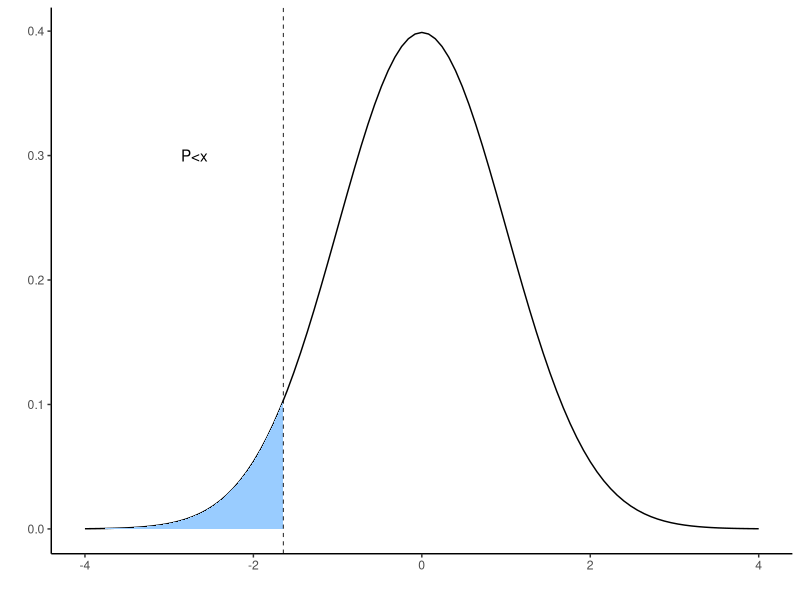
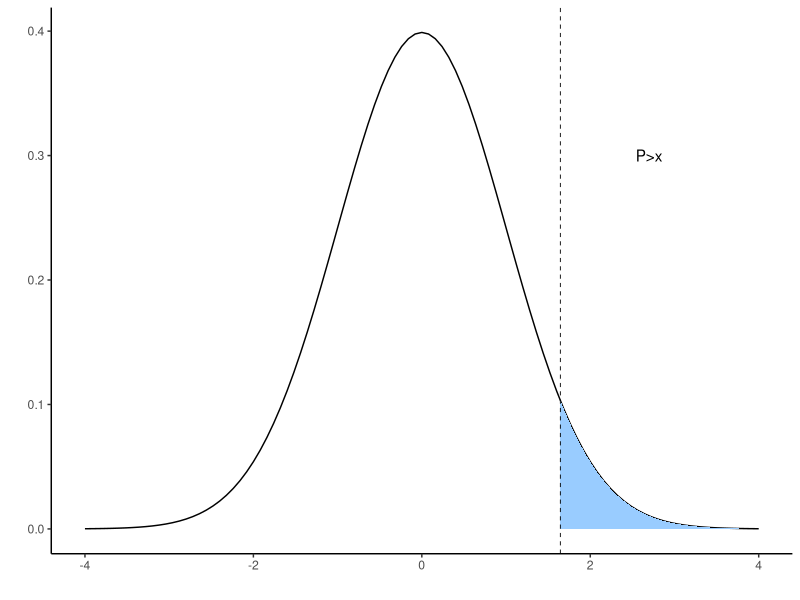
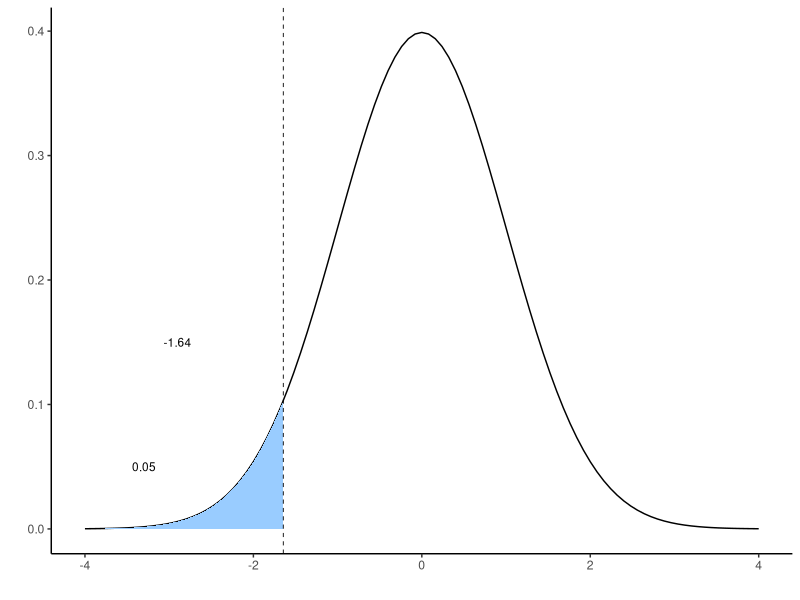
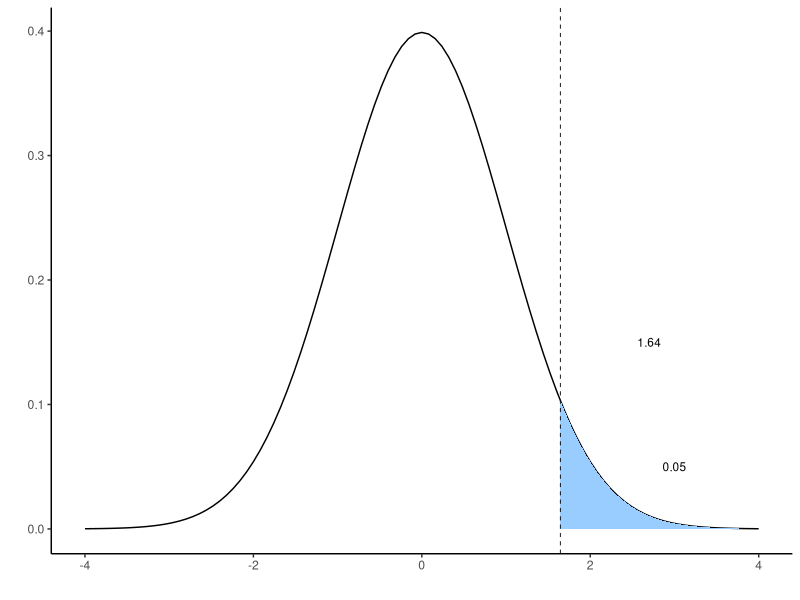
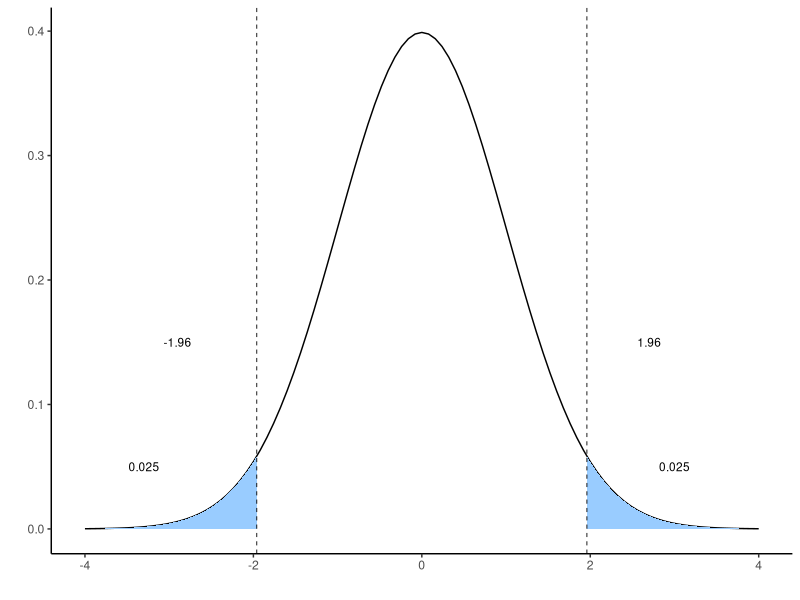

Generate these figures, in order, with R:
## ---- chunk 1
library(ggplot2)
# Set the significance level
p <- 0.05

# Create a sequence for the lower tail (left tail of the normal distribution)
tail_low <- seq(-4, qnorm(p), 0.01)
df_tl <- data.frame(x = c(tail_low, qnorm(p)), y = c(dnorm(tail_low), 0))

# Plot the normal distribution
ggplot(data.frame(x = c(-4, 4)), aes(x)) +
  stat_function(fun = dnorm) +  # Plot the normal distribution
  geom_polygon(data = df_tl, aes(x, y), fill = "#99CCFF") +  # Fill the lower tail (P(X < x))
  geom_vline(xintercept = qnorm(p), lty = "dashed", lwd = 0.3) +  # Vertical line at the critical value for left tail

  annotate(geom = "text", x = -2.7, y = 0.3, label = 'P<x') +  # Annotate the critical value
  
  theme_classic() +  # Clean theme
  labs(x = "", y = "")  # Remove axis labels

## ---- chunk 2
# Set the significance level
p <- 0.05

# Create a sequence for the upper tail (one-tailed test)
tail_high <- seq(qnorm(1-p), 4, 0.01)
df_th <- data.frame(x = c(qnorm(1-p), tail_high), y = c(0, dnorm(tail_high)))

# Plot the normal distribution
ggplot(data.frame(x = c(-4, 4)), aes(x)) +
  stat_function(fun = dnorm) +  # Plot the normal distribution
  geom_polygon(data = df_th, aes(x, y), fill = "#99CCFF") +  # Fill the upper tail
  geom_vline(xintercept = qnorm(1-p), lty = "dashed", lwd = 0.3) +  # Vertical line at the critical value
  annotate(geom = "text", x = 2.7, y = 0.3, label = 'P>x') +  # Annotate the critical value
  
  theme_classic() +  # Clean theme
  labs(x = "", y = "")  # Remove axis labels

## ---- chunk 3
library(ggplot2)
# Set the significance level
p <- 0.05

# Create a sequence for the lower tail (left tail of the normal distribution)
tail_low <- seq(-4, qnorm(p), 0.01)
df_tl <- data.frame(x = c(tail_low, qnorm(p)), y = c(dnorm(tail_low), 0))

# Plot the normal distribution
ggplot(data.frame(x = c(-4, 4)), aes(x)) +
  stat_function(fun = dnorm) +  # Plot the normal distribution
  geom_polygon(data = df_tl, aes(x, y), fill = "#99CCFF") +  # Fill the lower tail (P(X < x))
  geom_vline(xintercept = qnorm(p), lty = "dashed", lwd = 0.3) +  
  annotate(geom = "text", x = -2.9, y = 0.15, label = sprintf("%.2f", qnorm(p)), size=3) +
  annotate(geom = "text", x = -3.3, y = 0.05, label = "0.05", size=3) +  
  theme_classic() +  # Clean theme
  labs(x = "", y = "")  # Remove axis labels

## ---- chunk 4
# Set the significance level
p <- 0.05

# Create a sequence for the upper tail (one-tailed test)
tail_high <- seq(qnorm(1-p), 4, 0.01)
df_th <- data.frame(x = c(qnorm(1-p), tail_high), y = c(0, dnorm(tail_high)))

# Plot the normal distribution
ggplot(data.frame(x = c(-4, 4)), aes(x)) +
  stat_function(fun = dnorm) +  # Plot the normal distribution
  geom_polygon(data = df_th, aes(x, y), fill = "#99CCFF") +  # Fill the upper tail
  geom_vline(xintercept = qnorm(1-p), lty = "dashed", lwd = 0.3) +  # Vertical line at the critical value
  annotate(geom = "text", x = 2.7, y = 0.15, label = sprintf("%.2f", qnorm(1-p)), size=3) +  
  annotate(geom = "text", x = 3, y = 0.05, label = "0.05", size=3) +  
  
  
  theme_classic() +  # Clean theme
  labs(x = "", y = "")  # Remove axis labels

## ---- chunk 5
p <- 0.025
tail_low <- seq(-4, qnorm(p), 0.01)
df_tl <- data.frame(x=c(tail_low,qnorm(p)), y =c(dnorm(tail_low),0))
tail_high <- seq(qnorm(1-p), 4, 0.01)
df_th <- data.frame(x=c(qnorm(1-p),tail_high), y=c(0,dnorm(tail_high)))

ggplot(data.frame(x = c(-4, 4)), aes(x)) +
  stat_function(fun = dnorm) +
  geom_polygon(data = df_tl, aes(x,y), fill = "#99CCFF") +
  geom_polygon(data = df_th, aes(x,y), fill = "#99CCFF") +
  geom_vline(xintercept = qnorm(p), lty = "dashed", lwd = 0.3) +
  geom_vline(xintercept = qnorm(1-p), lty = "dashed", lwd = 0.3) +
  annotate(geom = "text", -2.9, 0.15, label = "-1.96", size=3) +
  annotate(geom = "text", 2.7, 0.15, label = "1.96", size=3) +
  
  annotate(geom = "text", -3.3, 0.05, label = "0.025", size=3) +
  annotate(geom = "text",  3, 0.05, label = "0.025", size=3) +
  
  theme_classic() +
  labs(x="", y="")
